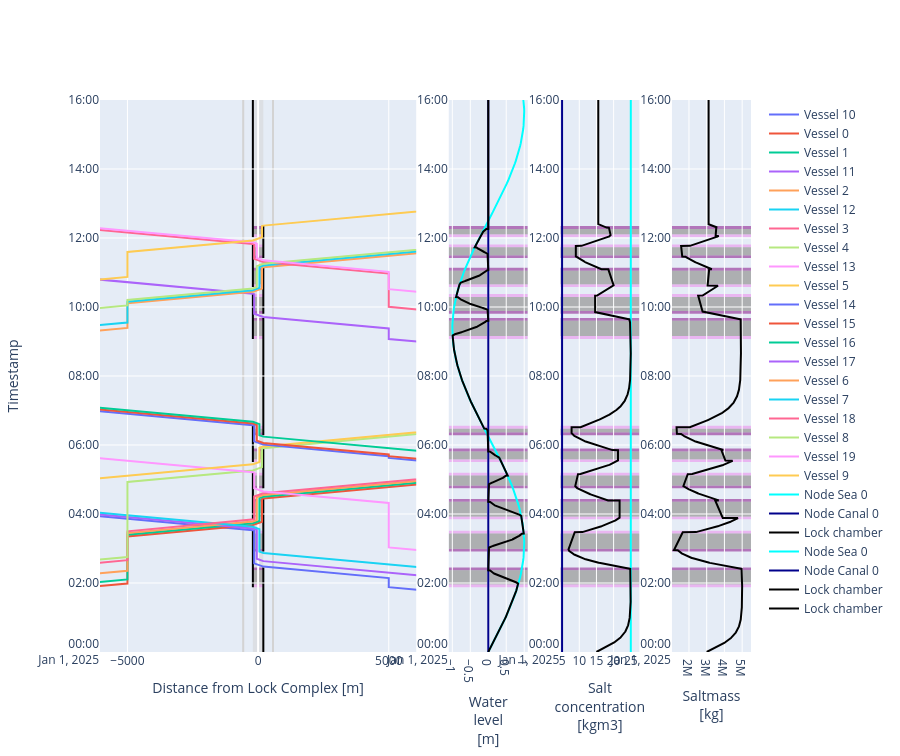

Write notebook code for a chart like this one.
### Markdown cell above
#### Time-distance diagram of vessels passing the lock, and water level and salinity variations
We will now see the salt concentration and salt mass of the lock chamber vary over time. This is due to the following processes:

##### 1 - Density currents
You can observe the impact of gate-open phases, characterised by an increase or decrease in salt concentration according to the hyperbolic tangent, depending on whether the canalside or seaside gate has been opened. 

##### 2 - Vessels sailing into and out of the lock
The impact of sailing in and out of vessels on the saltwater intrusion can be observed. The salt mass decreases when vessels sail into the lock (occupying volume), while the salt concentration remains the same. In contrast, the salt mass increases when vessels sail out, increasing or decreasing the salt concentration, whether the vessels sail into the canal or the sea. 

##### 3 - Levelling
During levelling, the salt mass decreases when the lock is being emptied. However, the salt concentration and salt mass increase when the lock is being levelled to the sea, when the water level at sea is greater than at the channel. In contrast, the salt concentration decreases while the salt mass slightly increases, when the lock is being levelled to the canal, when the water level at the canal is greater than at sea.

### Code cell
def cm_to_pixels(cm):
    return cm * 37.8 # Set figure height to 10 cmfig.update_layout(height=cm_to_pixels(10))

# We can plot the time-distance diagram
fig = lock_chamber.plot(xlimmin = -6050, 
                        xlimmax = 6050,
                        ylimmin = pd.Timestamp('2025-01-01 00:00:00'),
                        ylimmax = pd.Timestamp('2025-01-01 16:00:00'),
                        method='Plotly',
                        boundary_nodes = ['Sea -1','Canal 1'])

fig.update_layout(height=cm_to_pixels(20))
